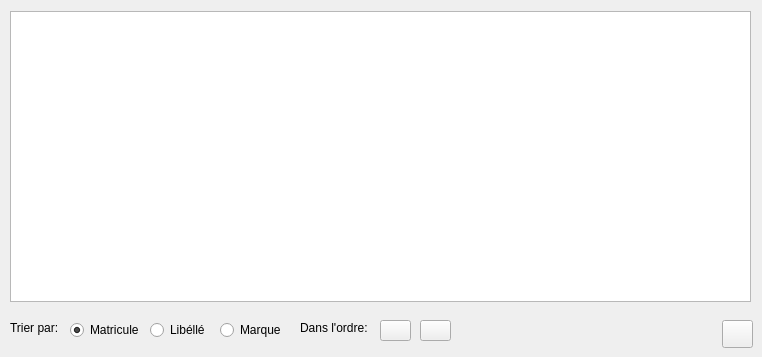
      <widget class="QWidget" name="tab_6">
       <attribute name="title">
        <string>Affichage</string>
       </attribute>
       <widget class="QTableView" name="tab_materiel">
        <property name="geometry">
         <rect>
          <x>10</x>
          <y>11</y>
          <width>741</width>
          <height>291</height>
         </rect>
        </property>
        <property name="styleSheet">
         <string notr="true"/>
        </property>
       </widget>
       <widget class="QLabel" name="label_14">
        <property name="geometry">
         <rect>
          <x>10</x>
          <y>320</y>
          <width>61</width>
          <height>16</height>
         </rect>
        </property>
        <property name="text">
         <string>Trier par:</string>
        </property>
       </widget>
       <widget class="QLabel" name="label_15">
        <property name="geometry">
         <rect>
          <x>300</x>
          <y>320</y>
          <width>81</width>
          <height>16</height>
         </rect>
        </property>
        <property name="text">
         <string>Dans l'ordre:</string>
        </property>
       </widget>
       <widget class="QPushButton" name="pb_decr">
        <property name="geometry">
         <rect>
          <x>380</x>
          <y>320</y>
          <width>31</width>
          <height>21</height>
         </rect>
        </property>
        <property name="styleSheet">
         <string notr="true">image: url(:/down_arrow.png);</string>
        </property>
        <property name="text">
         <string/>
        </property>
       </widget>
       <widget class="QPushButton" name="pb_cr">
        <property name="geometry">
         <rect>
          <x>420</x>
          <y>320</y>
          <width>31</width>
          <height>21</height>
         </rect>
        </property>
        <property name="styleSheet">
         <string notr="true">image: url(:/up_arrow.png);</string>
        </property>
        <property name="text">
         <string/>
        </property>
       </widget>
       <widget class="QRadioButton" name="rb_mat">
        <property name="enabled">
         <bool>true</bool>
        </property>
        <property name="geometry">
         <rect>
          <x>70</x>
          <y>320</y>
          <width>81</width>
          <height>20</height>
         </rect>
        </property>
        <property name="text">
         <string>Matricule</string>
        </property>
        <property name="checked">
         <bool>true</bool>
        </property>
       </widget>
       <widget class="QRadioButton" name="rb_lib">
        <property name="geometry">
         <rect>
          <x>150</x>
          <y>320</y>
          <width>61</width>
          <height>20</height>
         </rect>
        </property>
        <property name="text">
         <string>Libéllé</string>
        </property>
       </widget>
       <widget class="QRadioButton" name="rb_marq">
        <property name="geometry">
         <rect>
          <x>220</x>
          <y>320</y>
          <width>71</width>
          <height>20</height>
         </rect>
        </property>
        <property name="text">
         <string>Marque</string>
        </property>
       </widget>
       <widget class="QPushButton" name="pb_refrech">
        <property name="geometry">
         <rect>
          <x>722</x>
          <y>320</y>
          <width>31</width>
          <height>28</height>
         </rect>
        </property>
        <property name="styleSheet">
         <string notr="true">image: url(:/refrech.png);</string>
        </property>
        <property name="text">
         <string/>
        </property>
       </widget>
      </widget>
